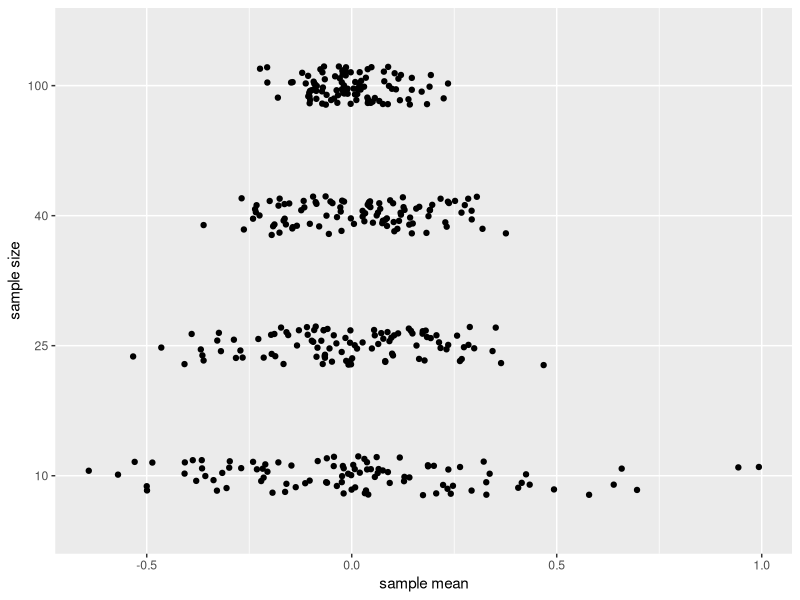

Write R code to recreate this figure.
# Section 3.2 -- one-dimensional sample means at four sample sizes.
# ggplot2 is not installed in the browser session.
library(ggplot2)

set.seed(5400)
n <- rep(c(10, 25, 40, 100), each = 100)
y <- sapply(n, function(n) mean(rnorm(n)))

ggplot() + geom_point(aes(y, factor(n)),
  position = position_jitter(height = 0.15)) +
  labs(x = "sample mean", y = "sample size")
